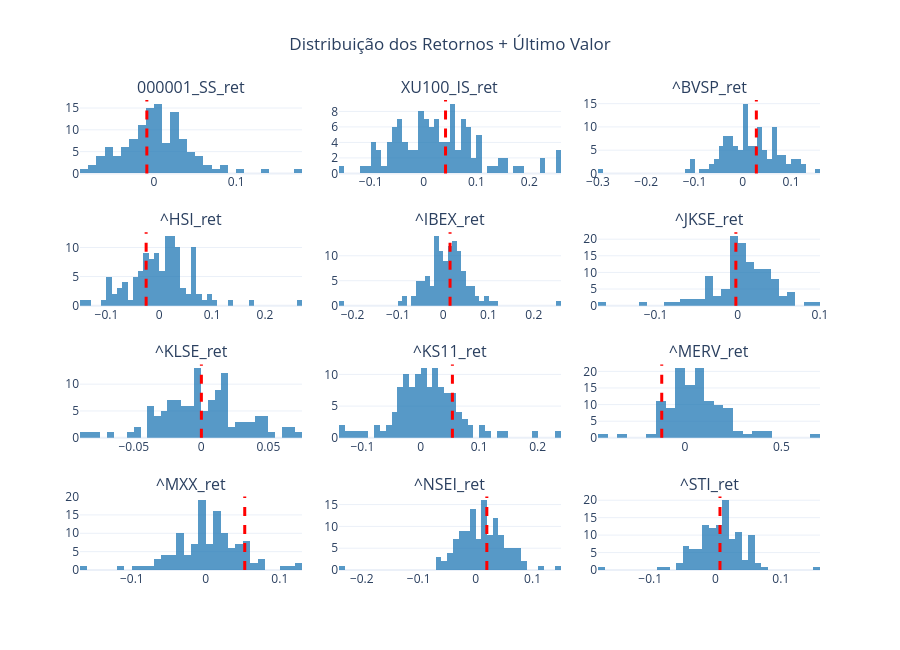

The cell this chart's notebook holds for it:
### Code cell
# ==========================
# PARAMETROS
# ==========================

cols = [col for col in df_emer_ret.columns if '_ret' in col]

num_colunas = 3
num_plots = len(cols)
num_linhas = math.ceil(num_plots / num_colunas)


# ==========================
# SUBPLOTS
# ==========================

fig = make_subplots(
    rows=num_linhas,
    cols=num_colunas,
    subplot_titles=cols,
    vertical_spacing=0.5 / num_linhas,
    horizontal_spacing=0.05
)


# ==========================
# LOOP
# ==========================

for i, col in enumerate(cols):

    linha = i // num_colunas + 1
    coluna = i % num_colunas + 1

    serie = df_emer_ret[col].dropna()

    ultimo_valor = serie.iloc[-1]

    # HISTOGRAMA
    hist = go.Histogram(
        x=serie,
        nbinsx=50,
        name=col,
        showlegend=False,
        opacity=0.75,
        marker_color="#1f77b4"   # cor fixa
    )

    fig.add_trace(
        hist,
        row=linha,
        col=coluna
    )

    # LINHA VERTICAL DO ULTIMO VALOR
    fig.add_vline(
        x=ultimo_valor,
        line_width=3,
        line_dash="dash",
        line_color="red",
        row=linha,
        col=coluna
    )


# ==========================
# LAYOUT
# ==========================

fig.update_layout(
    title="Distribuição dos Retornos + Último Valor",
    height=650,
    title_x=0.5,
    template="plotly_white",
    showlegend=False
)


fig.show()
